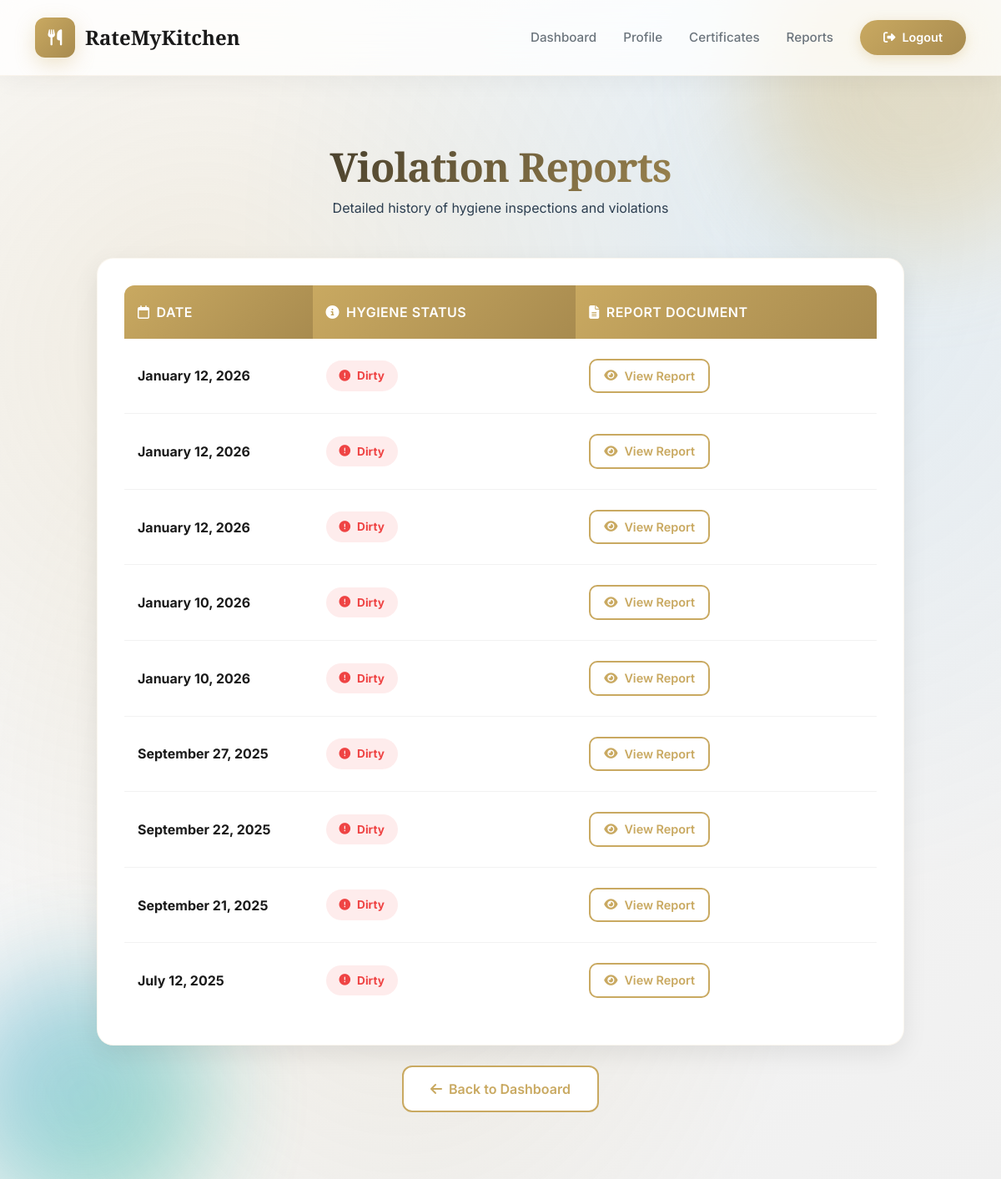
Page /User/reports/ (signed in) on the earlier database version.
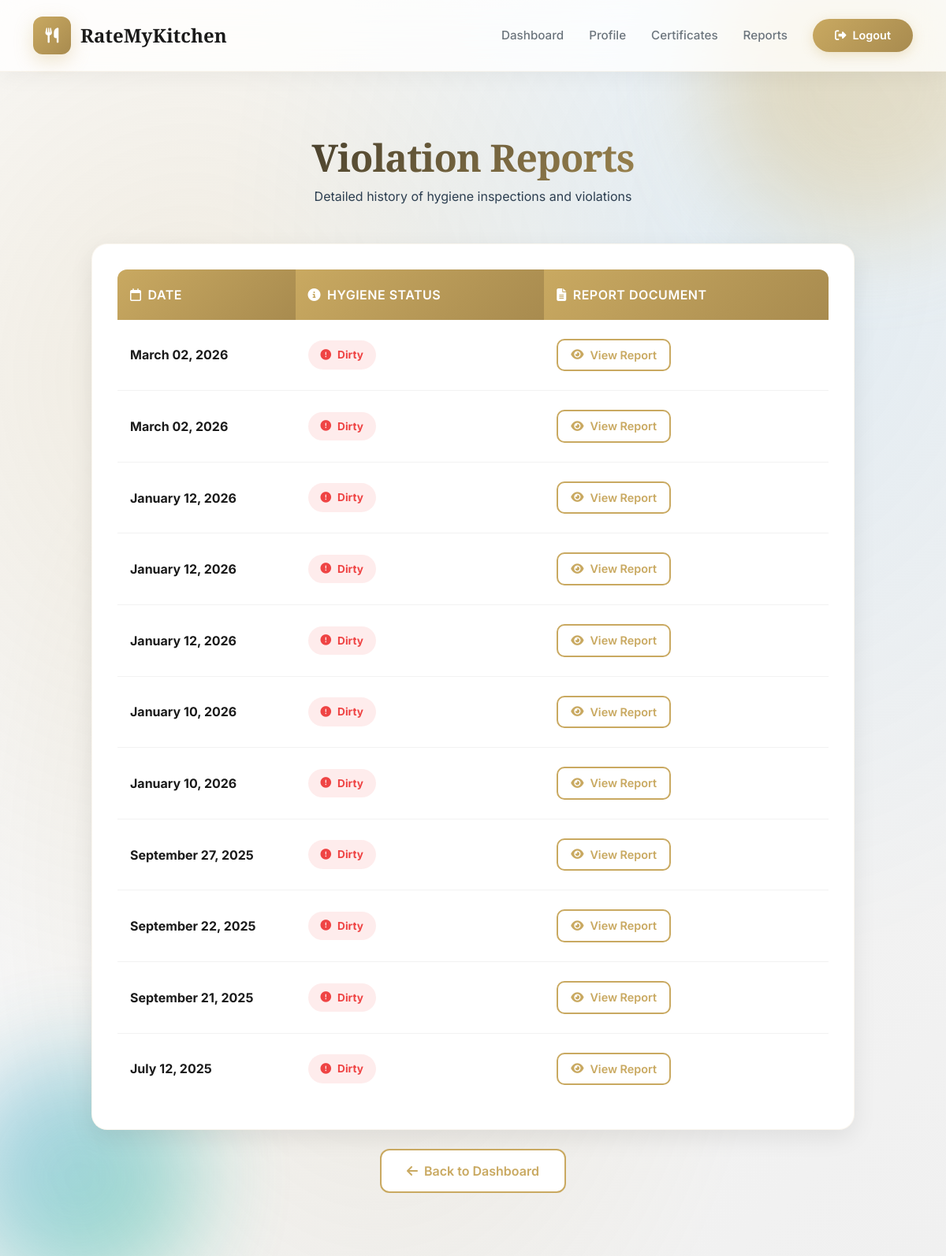
Same page on the later database version.
### User/models.py (models this page shows, shortened)
class HygieneViolation(models.Model):
    hotel = models.ForeignKey(tbl_hotel, on_delete=models.CASCADE)
    issue_date = models.DateTimeField(auto_now_add=True)
    hygiene_status = models.CharField(max_length=50)  # "Dirty" or "Moderately Clean"
    complaint = models.ForeignKey('PublicComplaint', on_delete=models.CASCADE, null=True, blank=True)
    pdf_file = models.FileField(upload_to='violation_reports/', null=True, blank=True)
    fine_amount = models.DecimalField(max_digits=10, decimal_places=2, default=0.00)

### User/views.py (the view)
# urls.py: path('reports/', views.view_all_reports, name='view_all_reports'),
def view_all_reports(request):
    hotel = _require_hotel(request)
    if not hotel:
        return redirect("guest:login")
    reports = HygieneViolation.objects.filter(hotel=hotel).order_by('-issue_date')
    return render(request, 'User/Reports.html', {'reports': reports, 'hotel': hotel})

### User/views.py (called while the page is built)
def _require_hotel(request):
    hid = request.session.get("hid")
    if not hid:
        return None
    try:
        return tbl_hotel.objects.get(id=hid)
    except tbl_hotel.DoesNotExist:
        return None

### User/Templates/User/Reports.html (shortened to what this page needs)
{% extends "User/Header.html" %}
{% block content %}
<div class="reports-container">
    <div class="page-header" data-aos="fade-up">
        <h1 class="page-title">Violation Reports</h1>
        <p class="page-subtitle">Detailed history of hygiene inspections and violations</p>
    </div>
    <div class="reports-card" data-aos="fade-up" data-aos-delay="100">
        {% if reports %}
        <div class="table-responsive">
            <table class="reports-table">
                <thead>
                    <tr>
                        <th style="width: 25%"><i class="far fa-calendar me-2"></i>Date</th>
                        <th style="width: 35%"><i class="fas fa-info-circle me-2"></i>Hygiene Status</th>
                        <th style="width: 40%"><i class="fas fa-file-alt me-2"></i>Report Document</th>
                    </tr>
                </thead>
                <tbody>
                    {% for report in reports %}
                    <tr>
                        <td>
                            <strong>{{ report.issue_date|date:"F d, Y" }}</strong>
                        </td>
                        <td>
                            <span
                                class="status-badge {% if report.hygiene_status == 'Dirty' %}status-dirty{% else %}status-moderate{% endif %}">
                                <i class="fas fa-exclamation-circle"></i>
                                {{ report.hygiene_status }}
                            </span>
                        </td>
                        <td>
                            {% if report.pdf_file or report.hygiene_status %}
                            <a href="/User/view-report/{{ report.id }}/" class="btn-view-pdf">
                                <i class="fas fa-eye"></i> View Report
                            </a>
                            {% else %}
                            <span class="btn-view-pdf disabled">
                                <i class="fas fa-spinner fa-spin"></i> Generating...
                            </span>
                            {% endif %}
                        </td>
                    </tr>
                    {% endfor %}
                </tbody>
            </table>
        </div>
        {% endif %}
    </div>
    {% if reports %}
    <div class="text-center mt-4" data-aos="fade-up" data-aos-delay="200">
        <a href="/User/homepage/" class="btn-back">
            <i class="fas fa-arrow-left"></i> Back to Dashboard
        </a>
    </div>
    {% endif %}
</div>
{% endblock %}

Differences in the rows shown:
added HygieneViolation: issue_date "March 02, 2026", hygiene_status "Dirty"
added HygieneViolation: issue_date "March 02, 2026", hygiene_status "Dirty"
